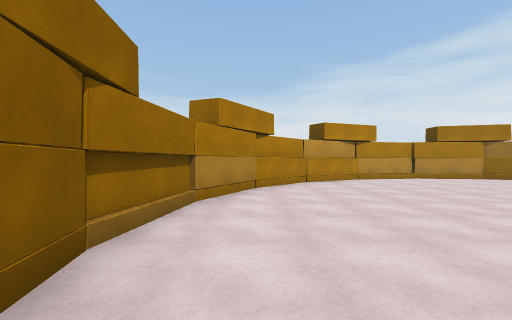
[1] (above)

12 first-person views from a walk through a scene from a Unity 3-D project. The camera is 1.4 m above the floor, looks level and sees 90° across. The floor is counted in squares, 2 m on a side. Each view is taken from the middle of a square. On the plan, view 1 faces up. The plan holds only what a view shows up to about 9 squares ahead; the rest is blank. The place goes on beyond the plan. Some animated figures are left out.

[2]
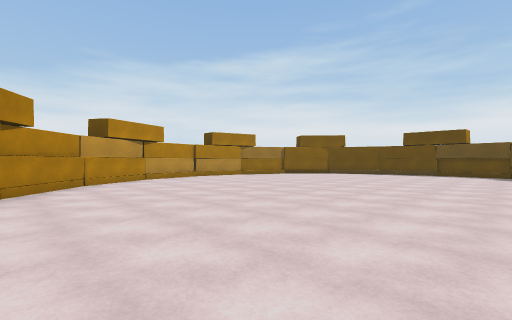

[3]
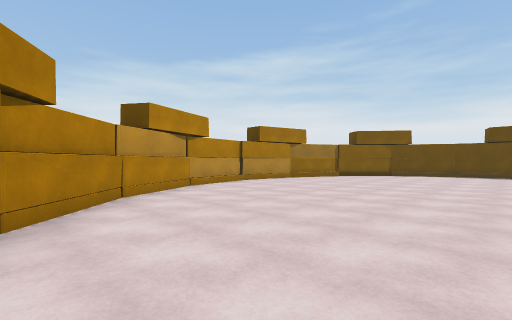

[4]
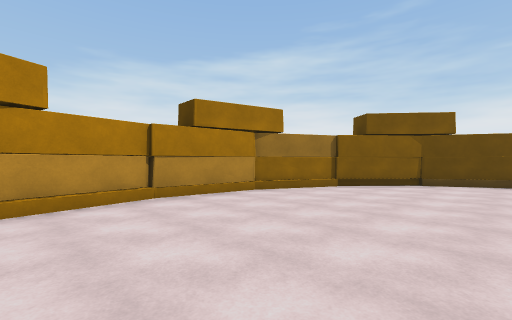

[5]
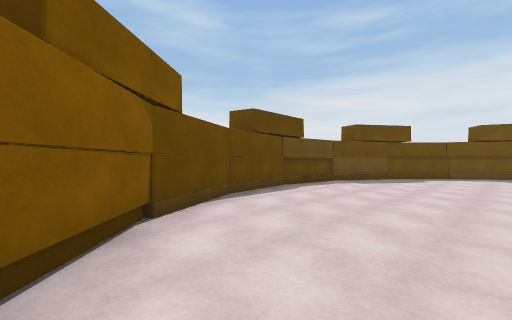

[6]
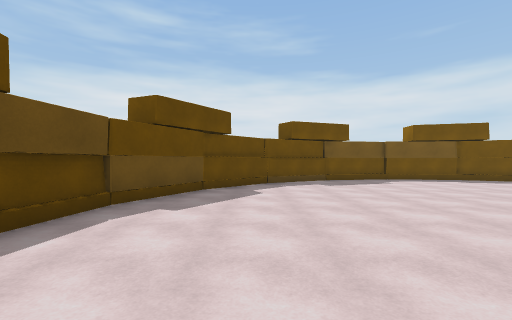

[7]
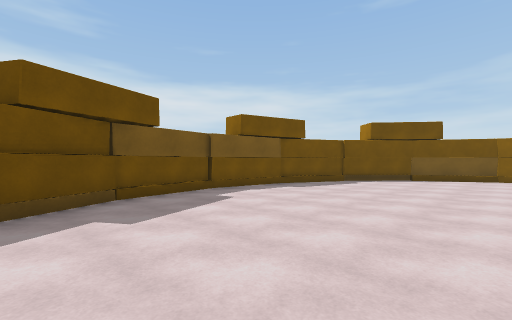

[8]
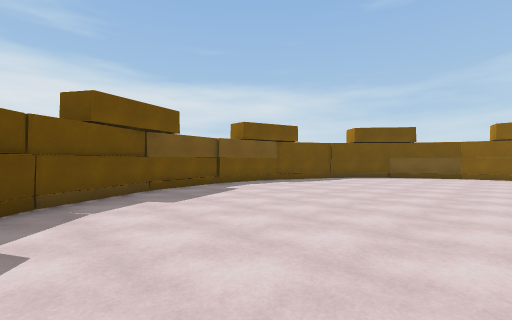

[9]
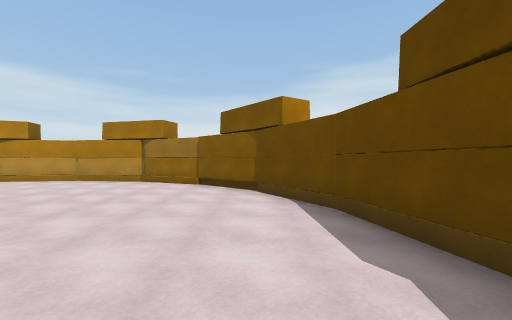

[10]
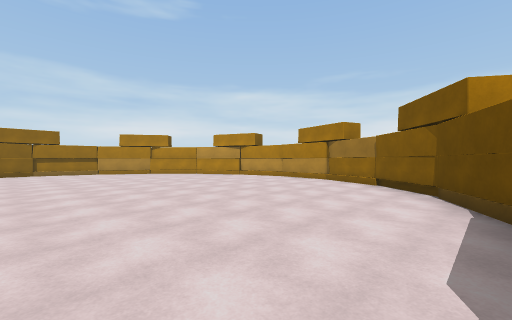

[11]
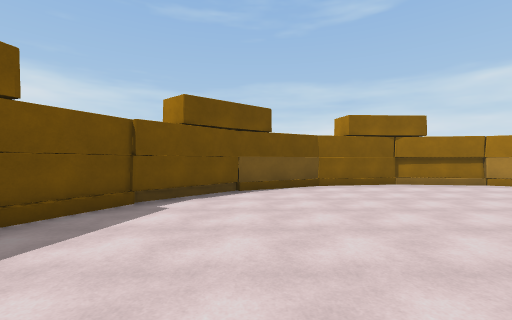

[12]
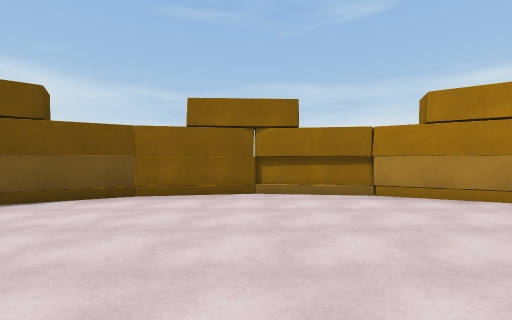

### Floor plan
Points are (right, up) in squares from view 1. A wall is a line through its corners. A room is listed if a view was taken in it or the views show most of it. See-through windows are left out.
Room 1 (views 1, 2, 3, 4, 5, 6, 7, 8, 9, 10, 11, 12)
walls: (3.9, -4.9) (6.4, -5.3); (-1.3, 2.1) (-0.9, -0.3) (0.2, -2.4) (2, -4); (1.8, -4) (4, -5); (8.5, -4.9) (10.7, -3.7) (12.3, -2); (6.2, -5.4) (8.7, -4.9); (12.2, -2.1) (13.3, 0.1); (-1.1, 4.4) (-1.4, 1.9); (0, 6.5) (-1.1, 4.2); (3.7, 9.2) (1.6, 8.1) (0, 6.3); (13.6, 2.3) (13.1, 4.6) (12, 6.8) (10.4, 8.3); (8.3, 9.3) (6, 9.6); (13.4, 0) (13.7, 2.3); (6, 9.7) (3.7, 9.3); (10.5, 8.3) (8.2, 9.4)

Positions as (right, up) in squares from view 1, and headings:
1: (0, 0), facing up
2: (0, 0), facing up-right
3: (0, 3), facing up-right
4: (4, 5), facing up-right
5: (9, 8), facing down-right
6: (11, 4), facing down
7: (10, 0), facing down-left
8: (11, 1), facing down-left
9: (12, 1), facing up
10: (13, 1), facing up-left
11: (6, -2), facing left
12: (4, 2), facing left
